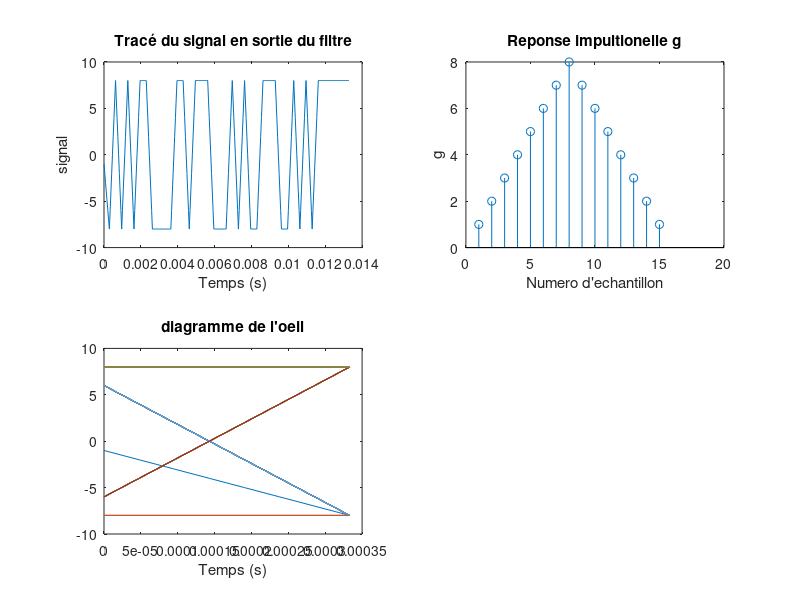
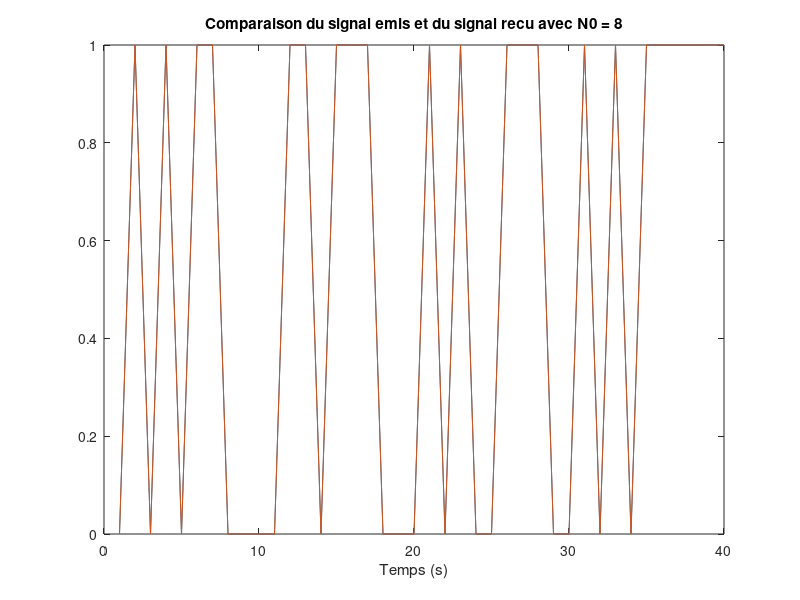
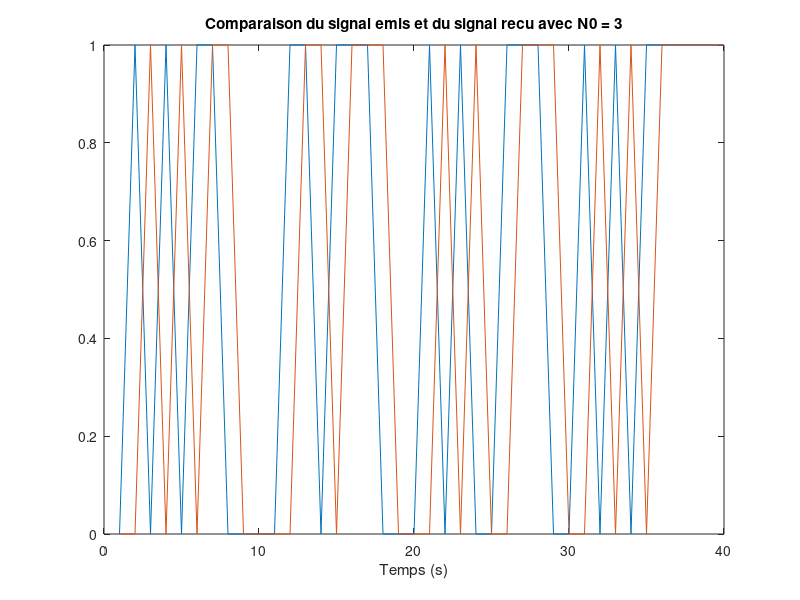

Recreate these plots in MATLAB, in order.
close all

Fe = 24000;
Te=1/Fe;
Rb = 3000;
n = 40;

m = 2;
Ts = log2(m)/Rb;
Ns = floor(Ts/Te);

entree = (randi(2, 1, n) - 1);

mapping = entree*2 -1;
h = ones(1, Ns);
hr = h;

x = kron(mapping, [1 zeros(1,Ns-1)]);

g = conv(h, hr);

y = filter(g, 1, x);
temps = 0:Te:Te*(length(y)-1);

figure
subplot(2,2,1)
plot(temps, y);
xlabel('Temps (s)')
ylabel('signal')
title(['Tracé du signal en sortie du filtre']);

subplot(2,2,2)
stem(g);
xlabel("Numero d'echantillon")
ylabel("g")
title(["Reponse impultionelle g"])

subplot(2,2,3)
plot(linspace(0,Ts,Ns),reshape(y,Ns,length(y)/Ns))
title(["diagramme de l'oeil"])
xlabel('Temps (s)')

%detecteur de seuil
un = y>=0;
moins_un = y < 0;
detecteur = un - moins_un;
N0 = 8;
detecteur1 = detecteur(:,N0:Ns:length(x));
N0 = 3;
detecteur2 = detecteur(:,N0:Ns:length(x)); 
demapping1 = detecteur1 > 0;
demapping2 = detecteur2 > 0;
figure 
plot(entree)

hold on
plot(demapping1)
title(["Comparaison du signal emis et du signal recu avec N0 = 8"])
xlabel("Temps (s)")


figure 
plot(entree)

hold on
plot(demapping2)
title(["Comparaison du signal emis et du signal recu avec N0 = 3"])
xlabel("Temps (s)")

TEB1 = mean(demapping1 ~= entree)
TEB2 = mean(demapping2 ~= entree)









